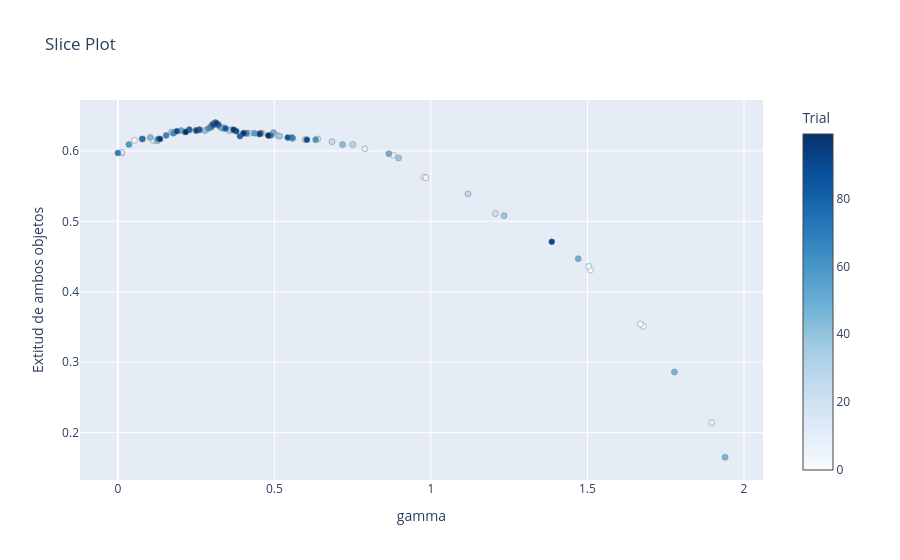

Notebook code cell kept with this figure:
### Markdown cell above
## Visualización de la optimización

Gráficos con Matplotlib: no requieren Plotly ni instalaciones dentro del notebook.

### Code cell
from optuna.visualization import plot_slice

plot_slice(study, params=list(study.best_params), target_name="Extitud de ambos objetos")
